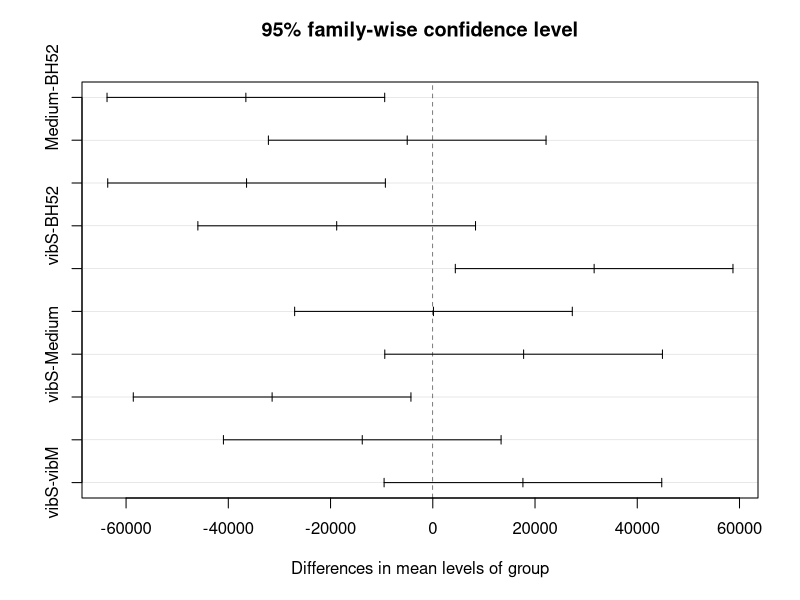
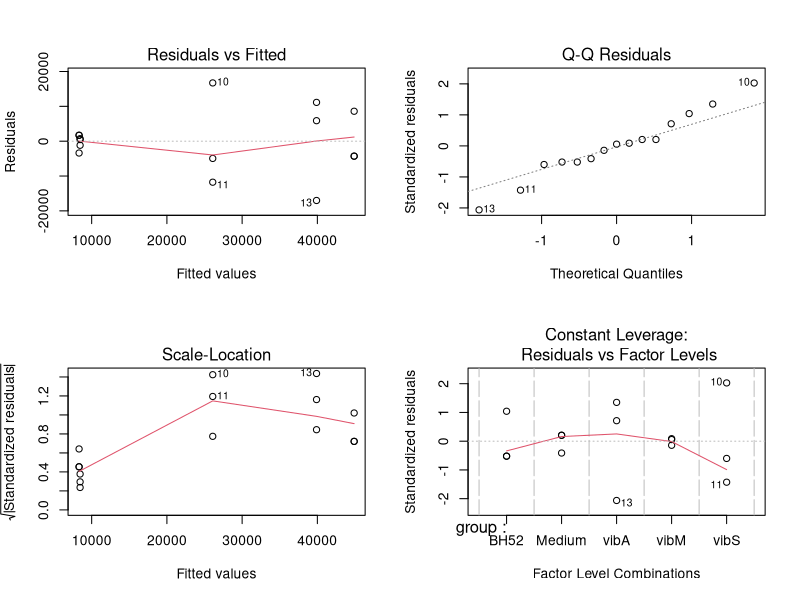
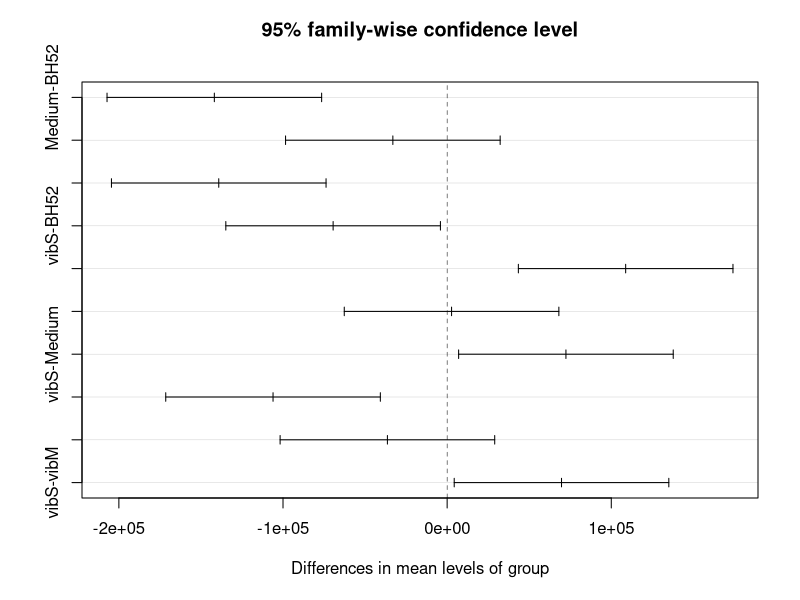
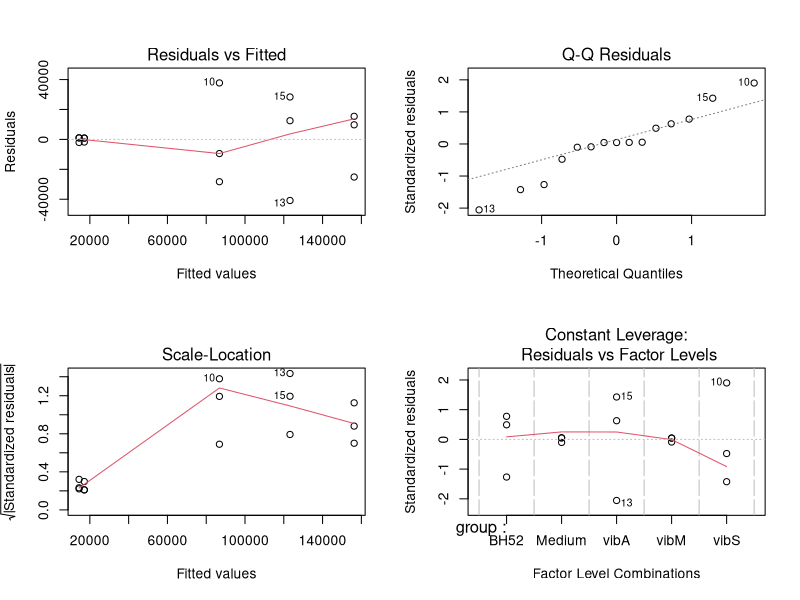

The R script that drew these images, in order:
library(ggplot2)
library(ggsignif)
library(ggsci)
library(Hmisc)
###细菌
df <- data.frame(
  group = factor(c("Medium","Medium","Medium","BH52","BH52","BH52","vibM","vibM","vibM","vibS","vibS","vibS","vibA","vibA","vibA")),
  value = c(4925,10023,10023,
            40593,40593,53481,
            7281,9177,8918,
            42817,14319,21140,
            22868,51026,45772)
)

# 1. 拟合单因素ANOVA
fit_aov <- aov(value ~ group, data = df)
summary(fit_aov)
TukeyHSD(fit_aov)

# 2. Tukey HSD事后多重比较（平衡设计首选）
tukey_result <- TukeyHSD(fit_aov)
tukey_result
plot(tukey_result) # 可视化Tukey比较结果

# 3. 方差齐性检验（ANOVA前提：方差齐性）
library(car)
leveneTest(value ~ group, data = df)

# 4. 正态性检验（残差正态）
shapiro.test(resid(fit_aov))
par(mfrow=c(2,2))
plot(fit_aov) # 诊断图：残差正态、方差齐性
par(mfrow=c(1,1))
##用于论文结果输出（rstatix，方便提取 P 值、制表）
library(rstatix)
library(ggpubr)

# 常规ANOVA
anova_res <- anova_test(df, value ~ group)
anova_res

# Tukey事后检验，输出整洁表格
tukey_tab <- tukey_hsd(df, value ~ group)
tukey_tab

###总群落
df <- data.frame(
  group = factor(c("Medium","Medium","Medium","BH52","BH52","BH52","vibM","vibM","vibM","vibS","vibS","vibS","vibA","vibA","vibA")),
  value = c(12395,15410,15509,
            166024,131114,171686,
            15366,18010,18010,
            124559,58520,77340,
            82368,135683,151548)
)

# 1. 拟合单因素ANOVA
fit_aov <- aov(value ~ group, data = df)
summary(fit_aov)
TukeyHSD(fit_aov)

# 2. Tukey HSD事后多重比较（平衡设计首选）
tukey_result <- TukeyHSD(fit_aov)
tukey_result
plot(tukey_result) # 可视化Tukey比较结果

# 3. 方差齐性检验（ANOVA前提：方差齐性）
library(car)
leveneTest(value ~ group, data = df)

# 4. 正态性检验（残差正态）
shapiro.test(resid(fit_aov))
par(mfrow=c(2,2))
plot(fit_aov) # 诊断图：残差正态、方差齐性
par(mfrow=c(1,1))
##用于论文结果输出（rstatix，方便提取 P 值、制表）
library(rstatix)
library(ggpubr)

# 常规ANOVA
anova_res <- anova_test(df, value ~ group)
anova_res

# Tukey事后检验，输出整洁表格
tukey_tab <- tukey_hsd(df, value ~ group)
tukey_tab
